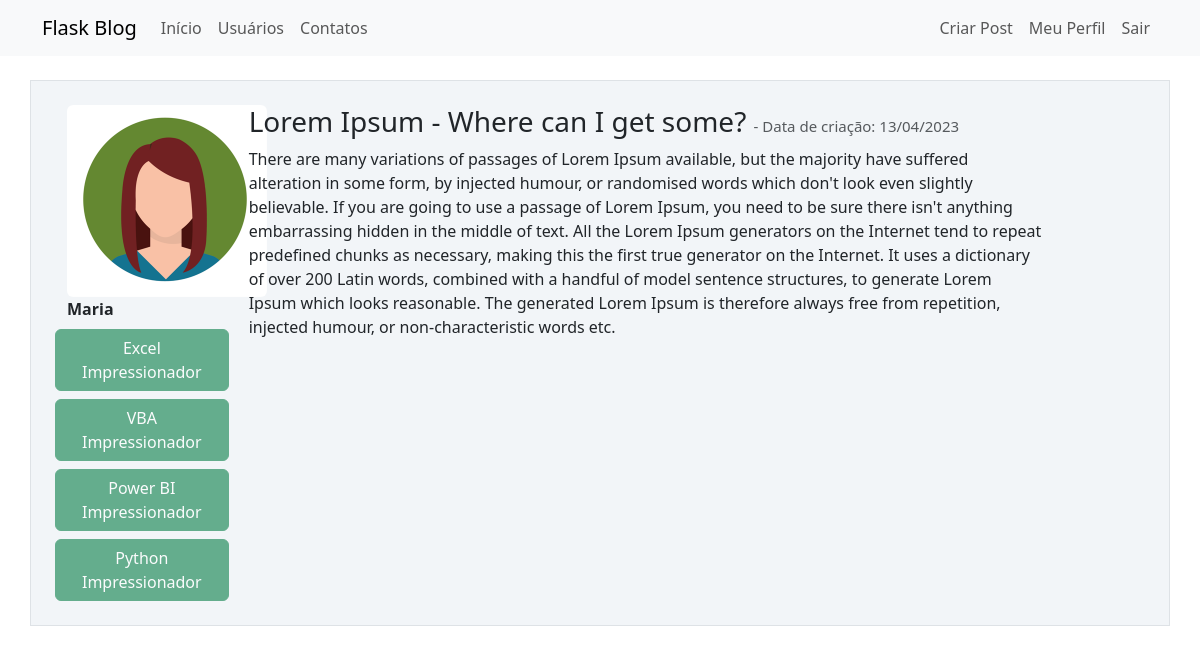
The page /post/4 (signed in) on the database its author committed.
### webblog/models.py (models this page shows, shortened)
class Usuario(database.Model, UserMixin):
    id = database.Column(database.Integer, primary_key=True)
    username = database.Column(database.String, nullable=False)  # campo não pode ser vazio, preenchimento obrigatório
    email = database.Column(database.String, nullable=False, unique=True)  # campo deve ser único
    senha = database.Column(database.String, nullable=False)
    cursos = database.Column(database.String, nullable=False, default='Não informado')
    foto_perfil = database.Column(database.String, nullable=False, default='default.jpg')
    posts = database.relationship('Post', backref='autor', lazy=True)

class Post(database.Model):
    id = database.Column(database.Integer, primary_key=True)
    titulo = database.Column(database.String, nullable=False)
    corpo = database.Column(database.Text, nullable=False)  # informando ao BD que será um texto ao invés de String
    data_criacao = database.Column(database.DateTime, nullable=False, default=datetime.utcnow)
    id_usuario = database.Column(database.Integer, database.ForeignKey('usuario.id'), nullable=False)

### webblog/routes.py (the view)
@app.route('/post/<post_id>', methods=['GET', 'POST'])
@login_required
def exibir_post(post_id):
    post = Post.query.get(post_id)  # retornando o post que tem o id igual ao post_id (get pega pela chave primária)
    return render_template('post.html', post=post)

### webblog/models.py (called while the page is built)
@login_manager.user_loader  # decorator para informar ao login manager que a função abaixo retorna o ID de usuario
def load_usuario(id_usuario):  # função para validação de usuário durante o login
    return Usuario.query.get(int(id_usuario))  # somente retornando a validação de ID do usuário, retornando o usuário

### webblog/templates/post.html (shortened to what this page needs)
{% extends 'base.html' %}
{% block body %}
<div class="container mt-3">
        <div class="row border mt-4 p-4 meupost" >
            <div class="col col-2">
                <div class="image pe-2">
                    <img src="{{  url_for('static', filename='fotos_perfil/{}'.format(post.autor.foto_perfil)) }}" class="rounded" width="200" >
                    <br>
                    <strong>{{ post.autor.username }}</strong>
                    <div class="row justify-content-center">
                        {% for curso in post.autor.cursos.split(';') %}
                            <button type="button" class="btn btn-success mt-2" disabled>{{ curso }}</button>
                        {% endfor %}
                    </div>
                </div>
            </div>
            <div class="col col-9">
                <h3>{{ post.titulo }}
                    <small class="text-muted" style="font-size:15px">
                        -   Data de criação: {{ post.data_criacao.strftime('%d/%m/%Y') }}
                    </small>
                </h3>
                <p>{{ post.corpo }}</p>
                <br>
            </div>
        </div>
</div>
{% endblock %}

### webblog/static/main.css (style rules this page uses)
body { color: dark-gray; }
.meupost { background: #f2f5f8 }
.border { border-color: white; }

### rows shown on the page
Usuario: foto_perfil (picture), autor.username "Maria"
Post: titulo "Lorem Ipsum - Where can I get some?", data_criacao "13/04/2023", corpo "There are many variations of passages of Lorem Ipsum available, but the majority have suffered alteration in some form, by injected humour, or randomised words which don't look even slightly believable. If you are going to use a passage of Lorem Ipsum, you need to be sure there isn't anything embarrassing hidden in the middle of text. All the Lorem Ipsum generators on the Internet tend to repeat predefined chunks as necessary, making this the first true generator on the Internet. It uses a dictionary of over 200 Latin words, combined with a handful of model sentence structures, to generate Lorem Ipsum which looks reasonable. The generated Lorem Ipsum is therefore always free from…"

### other values the page prints
{{ curso }} "Excel Impressionador" "VBA Impressionador" "Power BI Impressionador" "Python Impressionador"
